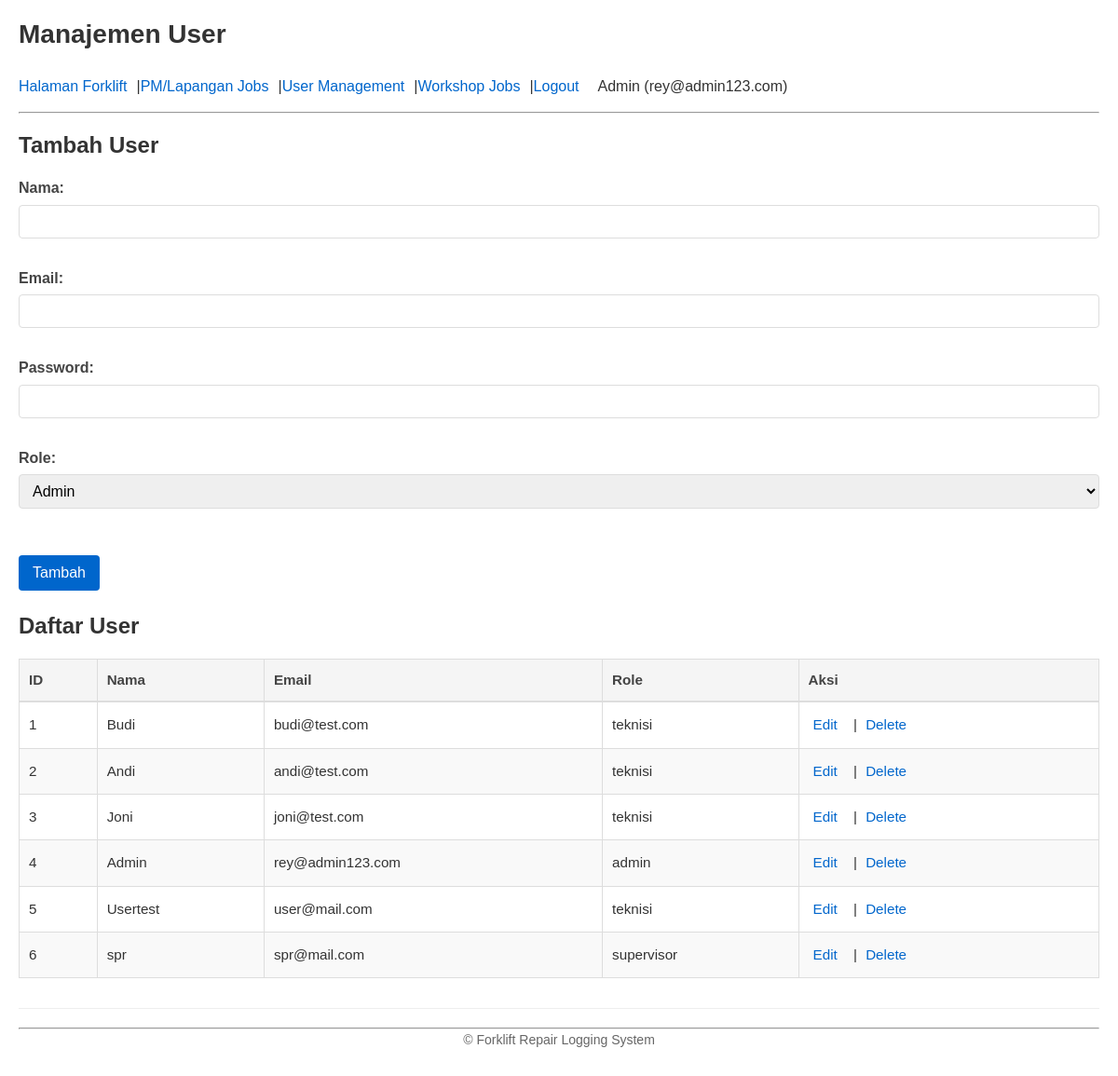
Screenshot of /users/ (signed in) with the database file from the repository.
### app/models.py (models this page shows)
class User(Base):
    __tablename__ = "users"
    id = Column(Integer, primary_key=True, index=True)
    name = Column(String, nullable=False)
    email = Column(String, nullable=True, unique=True)
    password = Column(String, nullable=True)
    role = Column(String, nullable=False, default="teknisi")  # admin / supervisor / teknisi

### app/routes/users.py (the view)
@router.get("/", response_class=HTMLResponse)
def list_users(request: Request, db: Session = Depends(get_db)):
    users = db.query(User).all()
    return templates.TemplateResponse("users/list.html", {"request": request, "users": users})

### app/templates/users/list.html (shortened to what this page needs)
{% extends "base.html" %}
{% block header_title %}Manajemen User{% endblock %}
{% block content %}
  <section class="mb-4">
    <h2>Tambah User</h2>
    <form action="/users/tambah" method="post" class="auth-form">
      <div class="form-group">
        <label for="name">Nama:</label>
        <input type="text" id="name" name="name" class="form-control" required>
      </div>
      <div class="form-group">
        <label for="email">Email:</label>
        <input type="email" id="email" name="email" class="form-control" required>
      </div>
      <div class="form-group">
        <label for="password">Password:</label>
        <input type="password" id="password" name="password" class="form-control" required>
      </div>
      <div class="form-group">
        <label for="role">Role:</label>
        <select id="role" name="role" class="form-control" required>
          <option value="admin">Admin</option>
        </select>
      </div>
      <div class="form-actions">
        <button type="submit" class="btn">Tambah</button>
      </div>
    </form>
  </section>
  <section>
    <h2>Daftar User</h2>
    <div class="table-responsive">
      <table>
        <thead>
          <tr>
            <th>ID</th>
            <th>Nama</th>
            <th>Email</th>
            <th>Role</th>
            <th>Aksi</th>
          </tr>
        </thead>
        <tbody>
          {% for u in users %}
          <tr>
            <td>{{ u.id }}</td>
            <td>{{ u.name }}</td>
            <td>{{ u.email }}</td>
            <td>{{ u.role }}</td>
            <td class="actions">
              <a href="/users/edit/{{ u.id }}" class="btn-link">Edit</a> |
              <a href="/users/delete/{{ u.id }}" class="btn-link">Delete</a>
            </td>
          </tr>
          {% endfor %}
        </tbody>
      </table>
    </div>
  </section>
{% endblock %}

### app/templates/base.html (shortened to what this page needs)
<!DOCTYPE html>
<html lang="id">
<head>
    <link rel="preload" href="{{ url_for('static', path='/css/styles.css') }}?v=1" as="style" onload="this.onload=null;this.rel='stylesheet'">
</head>
<body>
    <header>
        <h1>{% block header_title %}Forklift Repair Logging System{% endblock %}</h1>
        <nav>
            <a href="/">Halaman Forklift</a> |
            <a href="/pm/">PM/Lapangan Jobs</a> |
            {% if is_admin(request.state.user) %}<a href="/users/">User Management</a> |{% endif %}
            <a href="/workshop/">Workshop Jobs</a> |
            {% if request.cookies.get('session_token') %}
            <a href="/auth/logout" id="logout-link">Logout</a>
            <span id="user-info" style="margin-left: 10px;">
                {{ request.state.user.name if request.state.user else '' }}
                ({{ request.state.user.email if request.state.user else '' }})
            </span>
            {% else %}
            <a href="/auth/login" id="login-link">Login</a>
            {% endif %}
        </nav>
        <hr>
    </header>
    <main>
        {% block content %}{% endblock %}
    </main>
    <footer>
        <hr>
        <p>&copy; {{ current_year }} Forklift Repair Logging System</p>
    </footer>
</body>
</html>

### app/static/css/styles.css (style rules this page uses)
* { margin:0;padding:0;box-sizing:border-box }
body { font-family:Arial,sans-serif;line-height:1.6;padding:20px;max-width:1200px;margin:0 auto;color:#333;background-color:#fff }
h1,h2,h3,h4,h5,h6 { color:#333;margin-bottom:0.75em;font-weight:600;line-height:1.2 }
h1 { font-size:1.75rem }
h2 { font-size:1.5rem }
p { margin-bottom:1em }
header { margin-bottom:20px }
main { min-height:300px }
section { margin-bottom:2rem }
nav { margin:10px 0;display:flex;flex-wrap:wrap;align-items:center }
nav a { margin-right:10px;text-decoration:none;color:#0066cc;padding:5px 0 }
.form-group { margin-bottom:15px }
label { display:block;margin-bottom:5px;font-weight:600;color:#444 }
.form-control,input[type="text"],input[type="email"],input[type="password"],input[type="number"],input[type="date"],select,textarea { width:100%;padding:8px 10px;border:1px solid #ddd;border-radius:4px;font-size:16px;transition:border-color 0.2s ease }
.form-actions { margin-top:20px }
button,.btn { background-color:#0066cc;color:#fff;border:none;padding:10px 15px;border-radius:4px;cursor:pointer;font-size:16px;transition:background-color 0.2s ease }
table { width:100%;border-collapse:collapse;margin:20px 0;font-size:0.95rem }
table th,table td { padding:10px;border:1px solid #ddd;text-align:left }
table th { background-color:#f5f5f5;font-weight:600;color:#444;border-bottom:2px solid #ddd }
table tr:nth-child(even) { background-color:#f9f9f9 }
table .actions { white-space:nowrap }
table .actions a { margin-right:8px }
.btn-link { color:#0066cc;text-decoration:none;display:inline-block;padding:2px 5px }
.mb-4 { margin-bottom:1.5rem }
footer { margin-top:30px;padding-top:20px;border-top:1px solid #eee;text-align:center;color:#666;font-size:14px }

### app/templates/base.html (style rules this page uses)
* { margin: 0; padding: 0; box-sizing: border-box; }
body { font-family: Arial, sans-serif; line-height: 1.6; padding: 20px; max-width: 1200px; margin: 0 auto; color: #333; }
header { margin-bottom: 20px; }
h1 { color: #333; margin-bottom: 0.75em; font-weight: 600; line-height: 1.2; font-size: 1.75rem; }
h2 { font-size: 1.5rem; margin-bottom: 0.75em; font-weight: 600; line-height: 1.2; color: #333; }
nav { margin: 10px 0; display: flex; flex-wrap: wrap; align-items: center; }
nav a { margin-right: 10px; text-decoration: none; color: #0066cc; padding: 5px 0; }
.form-group { margin-bottom: 15px; }
label { display: block; margin-bottom: 5px; font-weight: 600; color: #444; }
input, select, textarea { width: 100%; padding: 8px 10px; border: 1px solid #ddd; border-radius: 4px; font-size: 16px; }
button, .btn { background-color: #0066cc; color: white; border: none; padding: 10px 15px; border-radius: 4px; cursor: pointer; }
table { width: 100%; border-collapse: collapse; margin: 20px 0; font-size: 0.95rem; }
th, td { padding: 10px; text-align: left; border: 1px solid #ddd; }
th { background-color: #f5f5f5; font-weight: 600; color: #444; border-bottom: 2px solid #ddd; }
.auth-form { display: flex; flex-direction: column; gap: 15px; }
.form-actions { margin-top: 20px; }

### rows the page displays
User: state.user "rey@admin123.com", id "4", name "Admin", email "rey@admin123.com", role "admin"
User: id "1", name "Budi", email "budi@test.com", role "teknisi"
User: id "2", name "Andi", email "andi@test.com", role "teknisi"
User: id "3", name "Joni", email "joni@test.com", role "teknisi"
User: id "5", name "Usertest", email "user@mail.com", role "teknisi"
User: id "6", name "spr", email "spr@mail.com", role "supervisor"

### other values shown
{{ request.state.user.name if request.state.user else '' }} "Admin"
